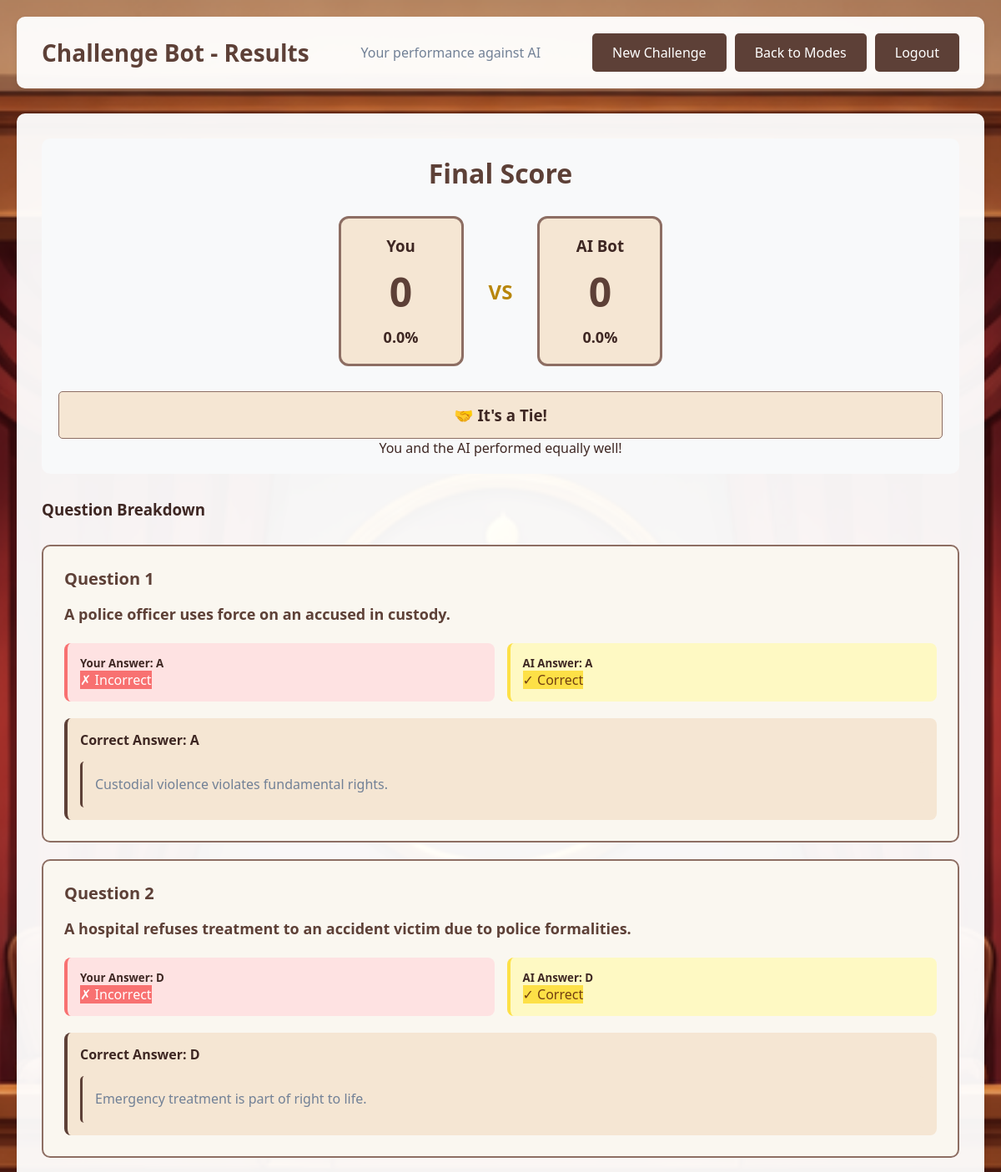
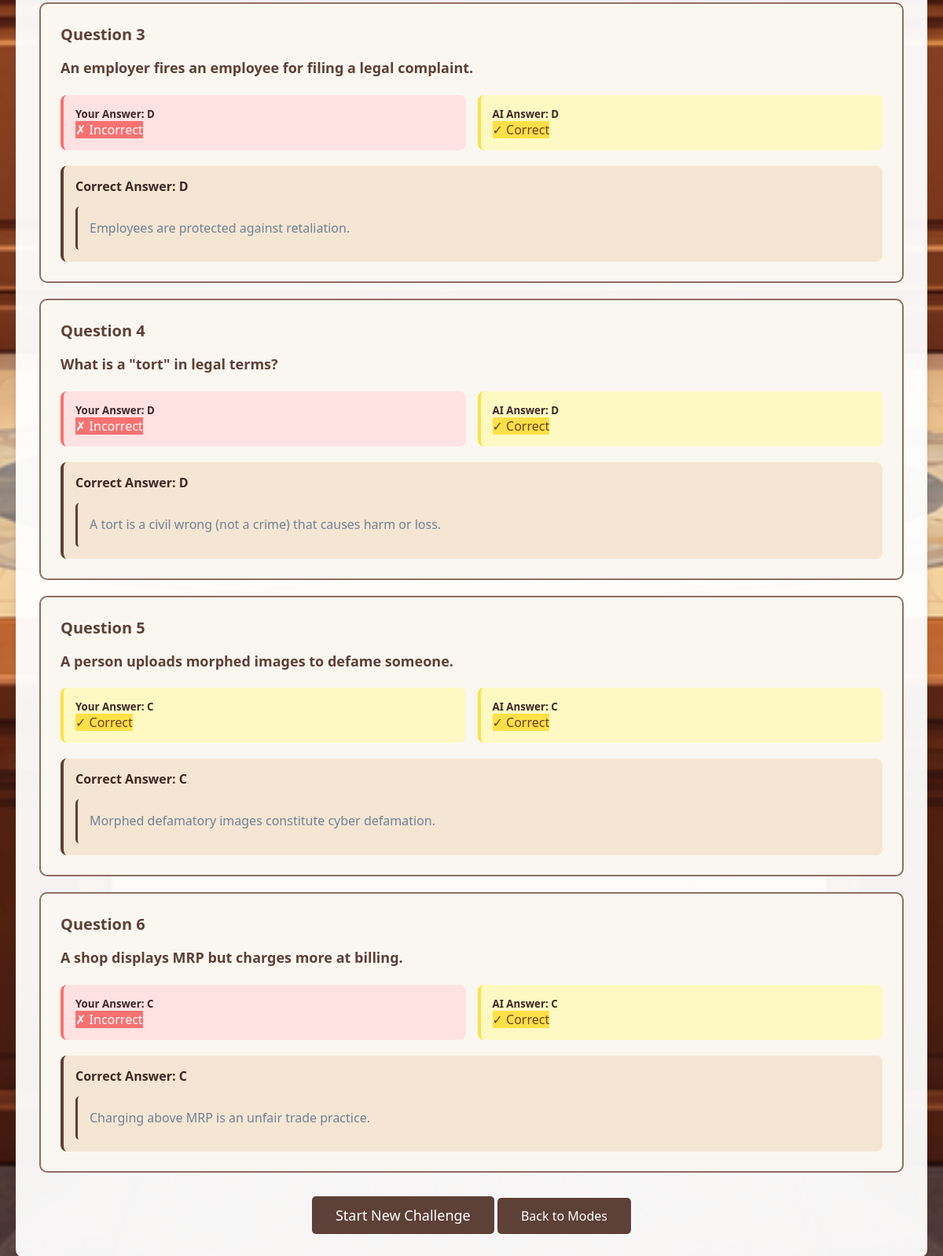
/bot_results (signed in), run on the app's committed database (2 pictures, top to bottom).
### tables this page shows
CREATE TABLE bot_questions (
            id INTEGER PRIMARY KEY AUTOINCREMENT,
            question_text TEXT NOT NULL,
            option_a TEXT NOT NULL,
            option_b TEXT NOT NULL,
            option_c TEXT NOT NULL,
            option_d TEXT NOT NULL,
            correct_answer TEXT NOT NULL,
            explanation TEXT NOT NULL,
            created_at TIMESTAMP DEFAULT CURRENT_TIMESTAMP
        );

### app.py (the view)
@app.route('/bot_results')
def bot_results():
    if 'user_id' not in session:
        return redirect(url_for('login'))
    user_id = session['user_id']
    print(f"Bot results called for user: {user_id}")
    user_score = request.args.get('user_score', type=int) or session.get('user_score', 0)
    bot_score = request.args.get('bot_score', type=int) or session.get('bot_score', 0)
    print(f"Scores: User={user_score}, Bot={bot_score}")
    conn = get_db_connection()
    if conn:
        try:
            cursor = conn.cursor()
            cursor.execute("""
                SELECT ubp.question_id, ubp.is_correct, bq.correct_answer, bq.explanation, bq.question_text, bq.option_a, bq.option_b, bq.option_c, bq.option_d
                FROM user_bot_progress ubp
                JOIN bot_questions bq ON ubp.question_id = bq.id
                WHERE ubp.user_id = ?
                ORDER BY ubp.answered_at ASC
            """, (user_id,))
            results = cursor.fetchall()
            total_answered = len(results)
            correct_answers = sum(1 for r in results if r[0] == 1)
            cursor.execute("SELECT COUNT(*) FROM bot_questions")
            total_questions = cursor.fetchone()[0]
            all_completed = total_answered >= total_questions
            print(f"Database results: {total_answered} questions, {correct_answers} correct, all_completed: {all_completed}")
            questions = []
            user_answers = []
            ai_answers = []
            user_answers_session = session.get('user_answers', {})
            for r in results:
                question_id = str(r[0])  # question_id is first column
                questions.append({
                    'question_text': r[4],
                    'correct_answer': r[2],
                    'explanation': r[3]
                })
                actual_user_answer = user_answers_session.get(question_id, r[2])  # Fallback to correct answer if not found
                user_answers.append({
                    'answer': actual_user_answer,
                    'is_correct': r[1] == 1
                })
                ai_answers.append({
                    'answer': r[2],  # AI gives correct answer
                    'is_correct': True
                })
            total_possible_points = total_answered * 3
            return render_template('bot_results.html',
                                 questions=questions,
                                 user_answers=user_answers,
                                 ai_answers=ai_answers,
                                 user_score=user_score,
                                 ai_score=bot_score,
                                 total_questions=total_answered,
                                 total_possible_points=total_possible_points,
                                 all_completed=all_completed)
        except Exception as e:
            print(f"Bot results error: {e}")
            import traceback
            traceback.print_exc()
            flash('Error loading results')
            return redirect(url_for('bot_mode'))
        finally:
            conn.close()
    else:
        print("Database connection failed for bot results")
        flash('Database connection failed')
        return redirect(url_for('bot_mode'))

### app.py (called while the page is built)
def get_db_connection():
    try:
        print(f"Attempting to connect to database: {DB_FILE}")
        if not os.path.exists(DB_FILE):
            print(f"Database not found, creating at {DB_FILE}")
            from init_db import init_database
            init_database()
        conn = sqlite3.connect(DB_FILE, check_same_thread=False)
        conn.row_factory = sqlite3.Row
        print("Database connection successful")
        cursor = conn.cursor()
        cursor.execute("SELECT COUNT(*) FROM users")
        user_count = cursor.fetchone()[0]
        print(f"Database has {user_count} users")
        return conn
    except Exception as e:
        print(f"Database connection error: {e}")
        return None

### templates/bot_results.html (shortened to what this page needs)
<!DOCTYPE html>
<html lang="en">
<head>
    <link rel="stylesheet" href="{{ url_for('static', filename='style.css') }}">
</head>
<body>
    <div class="container">
        <div class="header">
            <h1>Challenge Bot - Results</h1>
            <p>Your performance against AI</p>
            <div class="header-links">
                <a href="{{ url_for('bot_mode') }}" class="btn btn-secondary">New Challenge</a>
                <a href="{{ url_for('mode_select') }}" class="btn btn-secondary">Back to Modes</a>
                <a href="{{ url_for('logout') }}" class="btn btn-secondary">Logout</a>
            </div>
        </div>
        <div class="results-container">
            <div class="score-summary">
                <h2>Final Score</h2>
                <div class="score-comparison">
                    <div class="score-item user-score">
                        <h3>You</h3>
                        <div class="score-number">{{ user_score }}</div>
                        <div class="score-percentage">{{ "%.1f"|format((user_score / total_questions) * 100) }}%</div>
                    </div>
                    <div class="score-vs">VS</div>
                    <div class="score-item ai-score">
                        <h3>AI Bot</h3>
                        <div class="score-number">{{ ai_score }}</div>
                        <div class="score-percentage">{{ "%.1f"|format((ai_score / total_questions) * 100) }}%</div>
                    </div>
                </div>
                <div class="result-message">
                    {% if user_score > ai_score %}
                        <h3 class="success-message">🎉 Congratulations! You Won!</h3>
                        <p>You performed better than the AI bot!</p>
                    {% elif user_score == ai_score %}
                        <h3 class="info-message">🤝 It's a Tie!</h3>
                        <p>You and the AI performed equally well!</p>
                    {% else %}
                        <h3 class="incorrect-result">🤖 AI Won This Round</h3>
                        <p>The AI performed better. Keep practicing!</p>
                    {% endif %}
                </div>
            </div>
            <h3>Question Breakdown</h3>
            <div class="questions-breakdown">
                {% for i in range(total_questions) %}
                <div class="question-result-card">
                    <div class="question-header">
                        <h4>Question {{ i + 1 if i >= 0 else 1 }}</h4>
                    </div>
                    <div class="question-content">
                        <p class="question-text">{{ questions[i].question_text }}</p>
                        <div class="answers-comparison">
                            <div class="user-answer-section {% if user_answers[i].is_correct %}correct{% else %}incorrect{% endif %}">
                                <h5>Your Answer: {{ user_answers[i].answer }}</h5>
                                {% if user_answers[i].is_correct %}
                                    <span class="correct-badge">✓ Correct</span>
                                {% else %}
                                    <span class="incorrect-badge">✗ Incorrect</span>
                                {% endif %}
                            </div>
                            <div class="ai-answer-section {% if ai_answers[i].is_correct %}correct{% else %}incorrect{% endif %}">
                                <h5>AI Answer: {{ ai_answers[i].answer }}</h5>
                                {% if ai_answers[i].is_correct %}
                                    <span class="correct-badge">✓ Correct</span>
                                {% else %}
                                    <span class="incorrect-badge">✗ Incorrect</span>
                                {% endif %}
                            </div>
                        </div>
                        <div class="correct-answer-info">
                            <strong>Correct Answer: {{ questions[i].correct_answer }}</strong>
                            <div class="explanation">
                                <p>{{ questions[i].explanation }}</p>
                            </div>
                        </div>
                    </div>
                </div>
                {% endfor %}
            </div>
            <div class="action-buttons">
                {% if all_completed %}
                    <a href="{{ url_for('bot_mode') }}" class="btn btn-primary">View Completion Page</a>
                    <a href="{{ url_for('reset_bot_questions') }}" class="btn btn-secondary">Reset Progress</a>
                {% else %}
                    <a href="{{ url_for('bot_mode') }}" class="btn btn-primary btn-large">Start New Challenge</a>
                {% endif %}
                <a href="{{ url_for('mode_select') }}" class="btn btn-secondary">Back to Modes</a>
            </div>
        </div>
    </div>
</body>
</html>

### static/style.css (style rules this page uses)
:root { --primary-walnut: #5D4037; --primary-walnut-hover: #4E342E; --secondary-brass: #B8860B; --secondary-brass-light: #D4A574; --text-parchment: #3E2723; --card-parchment: #FAF7F0; --warm-beige: #F5E6D3; --border-walnut: #8D6E63; }
* { margin: 0; padding: 0; box-sizing: border-box; }
body { font-family: 'Segoe UI', Tahoma, Geneva, Verdana, sans-serif; background-image: url('../static/courtroom.png'); background-size: cover; background-position: center; background-attachment: fixed; background-repeat: no-repeat; min-height: 100vh; padding: 20px; color: var(--text-parchment); }
.container { max-width: 1200px; margin: 0 auto; }
.header { background: rgba(255, 255, 255, 0.95); padding: 20px 30px; border-radius: 10px; margin-bottom: 30px; box-shadow: 0 4px 8px rgba(0, 0, 0, 0.1); display: flex; justify-content: space-between; align-items: center; flex-wrap: wrap; gap: 15px; }
.header h1 { color: var(--primary-walnut); font-size: 28px; }
.header p { color: #718096; font-size: 16px; }
.header-links { display: flex; gap: 10px; }
.btn { padding: 12px 24px; border: none; border-radius: 5px; font-size: 16px; font-weight: 500; cursor: pointer; text-decoration: none; display: inline-block; transition: all 0.3s; text-align: center; }
.btn-primary { background: var(--primary-walnut); color: white; width: 100%; }
.btn-secondary { background: var(--primary-walnut); color: white; border: none; }
.btn-large { padding: 15px 30px; font-size: 18px; }
.question-text { font-size: 18px; color: #4a5568; margin-bottom: 20px; line-height: 1.6; font-weight: 500; }
.results-container { background: rgba(255, 255, 255, 0.95); padding: 30px; border-radius: 10px; box-shadow: 0 4px 8px rgba(0, 0, 0, 0.1); }
.score-summary { text-align: center; margin-bottom: 30px; padding: 20px; background: #f8f9fa; border-radius: 10px; }
.score-summary h2 { color: var(--primary-walnut); font-size: 32px; margin-bottom: 15px; }
.info-message { background: var(--warm-beige); border: 1px solid var(--border-walnut); color: var(--text-parchment); padding: 15px; border-radius: 5px; margin-top: 15px; }
.correct-badge { background: #fde047; color: #713f12; }
.incorrect-badge { background: #f87171; color: white; }
.explanation { margin-top: 15px; padding: 15px; background: var(--warm-beige); border-radius: 5px; border-left: 3px solid var(--primary-walnut); }
.explanation p { color: #718096; line-height: 1.6; }
.action-buttons { text-align: center; margin-top: 30px; }
.action-buttons .btn { width: auto; padding: 12px 30px; }
.question-text { color: var(--primary-walnut); font-size: 18px; font-weight: 600; }
.score-comparison { display: flex; justify-content: center; align-items: center; gap: 30px; margin: 30px 0; }
.score-item.user-score, .score-item.ai-score { text-align: center; padding: 20px; border-radius: 12px; background: var(--warm-beige); border: 3px solid var(--border-walnut); min-width: 150px; }
.score-number { font-size: 48px; font-weight: bold; color: var(--primary-walnut); margin: 10px 0; }
.score-percentage { font-size: 18px; color: var(--text-parchment); font-weight: 600; }
.score-vs { font-size: 24px; font-weight: bold; color: var(--secondary-brass); }
.questions-breakdown { margin-top: 30px; }
.question-result-card { background: var(--card-parchment); padding: 25px; border-radius: 10px; margin-bottom: 20px; border: 2px solid var(--border-walnut); }
.question-header h4 { color: var(--primary-walnut); font-size: 20px; margin-bottom: 15px; }
.answers-comparison { display: grid; grid-template-columns: 1fr 1fr; gap: 15px; margin: 20px 0; }
.user-answer-section, .ai-answer-section { padding: 15px; border-radius: 8px; border-left: 4px solid; }
.user-answer-section.correct { background: #fef9c3; border-left-color: #fde047; }
.user-answer-section.incorrect { background: #fee2e2; border-left-color: #f87171; }
.ai-answer-section.correct { background: #fef9c3; border-left-color: #fde047; }
.correct-answer-info { background: var(--warm-beige); padding: 15px; border-radius: 8px; border-left: 4px solid var(--primary-walnut); margin-top: 15px; }
.btn, .mode-card, .level-card, .scenario-card, .chapter-card { transition: all 0.3s cubic-bezier(0.4, 0, 0.2, 1); }

### data on the page
bot_questions: question_text "A police officer uses force on an accused in custody.", correct_answer "A", explanation "Custodial violence violates fundamental rights."
bot_questions: question_text "A hospital refuses treatment to an accident victim due to police formalities.", correct_answer "D", explanation "Emergency treatment is part of right to life."
bot_questions: question_text "An employer fires an employee for filing a legal complaint.", correct_answer "D", explanation "Employees are protected against retaliation."
bot_questions: question_text "What is a \"tort\" in legal terms?", correct_answer "D", explanation "A tort is a civil wrong (not a crime) that causes harm or loss."
bot_questions: question_text "A person uploads morphed images to defame someone.", correct_answer "C", explanation "Morphed defamatory images constitute cyber defamation."
bot_questions: question_text "A shop displays MRP but charges more at billing.", correct_answer "C", explanation "Charging above MRP is an unfair trade practice."

### other printed values
{{ user_score }} "0"
{{ "%.1f"|format((user_score / total_questions) * 100) }} "0.0"
{{ ai_score }} "0"
{{ "%.1f"|format((ai_score / total_questions) * 100) }} "0.0"
{{ i + 1 if i >= 0 else 1 }} "1" "2" "3" "4" "5" "6"
{{ user_answers[i].answer }} "A" "D" "D" "D" "C" "C"
{{ ai_answers[i].answer }} "A" "D" "D" "D" "C" "C"
